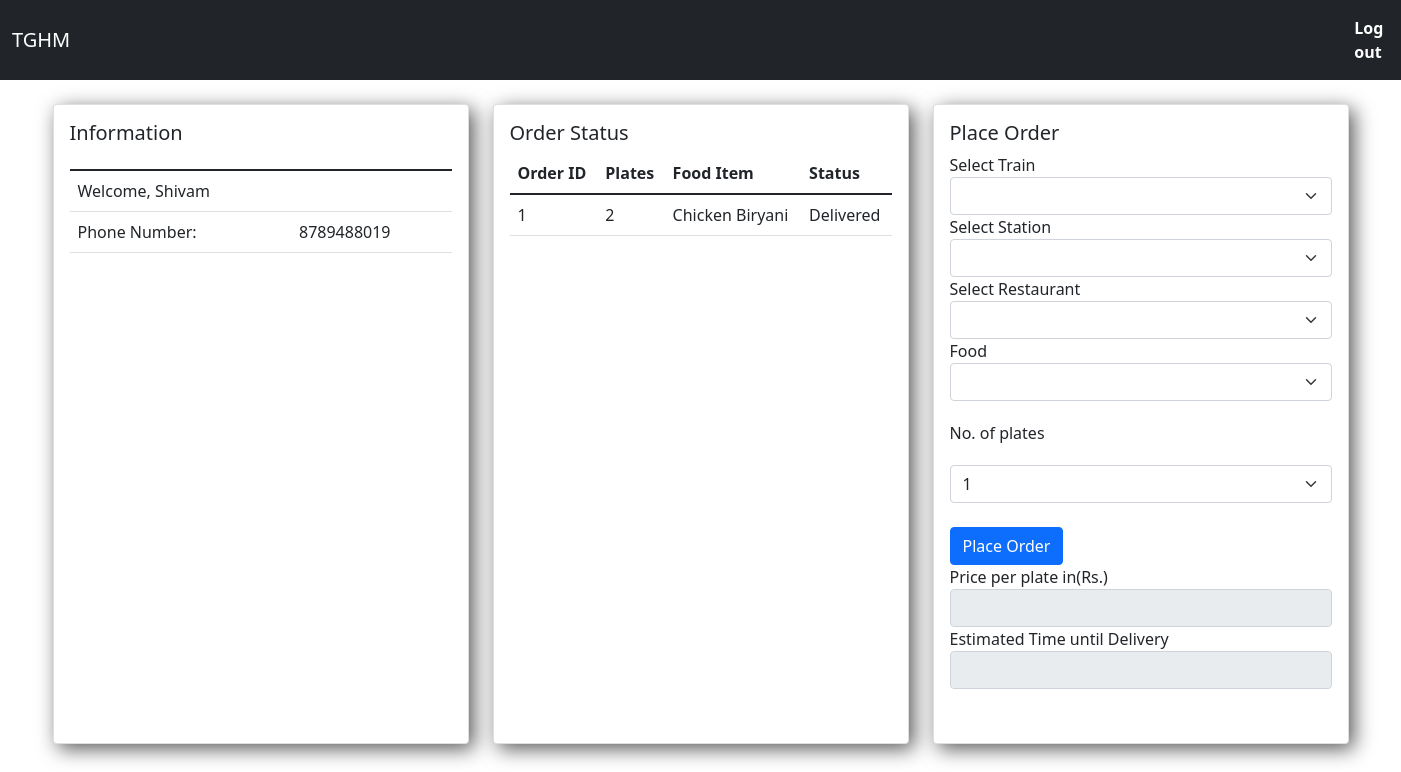
The page /customer/dashboard/1 on the database its author committed.
### customer/models.py (models this page shows, shortened)
class Customer(models.Model):
    username = models.CharField(max_length= 20)
    password = models.CharField(max_length= 20)
    phone_number = models.CharField(max_length= 10, default = 0)

class Orders(models.Model):
    food_item = models.IntegerField()
    restaurant = models.ForeignKey(Restaurant, on_delete= models.CASCADE, default=None)
    customer = models.ForeignKey(Customer, on_delete= models.CASCADE, default=None)
    plates=models.IntegerField(default=1)
    time = models.DateTimeField(default= datetime.now())
    status = models.IntegerField(default=0)

### restaurant/models.py (models this page shows, shortened)
class FoodItem(models.Model):
    name = models.CharField(max_length=40)
    price = models.IntegerField()
    f_time = models.IntegerField()
    restaurant = models.ForeignKey(Restaurant, on_delete=models.CASCADE)

### customer/views.py (the view)
# urls.py: path('dashboard/<int:customer_id>',views.dashboard,name='dashboard'),
def dashboard(request, customer_id):
    customer = Customer.objects.get(id=customer_id)
    order_list  = Orders.objects.filter(customer=customer)
    context = {'order_list': order_list, 'customer': customer, 'train_list': Train.objects.all(), 'food_list': FoodItem.objects.all()}
    return render(request, 'customer/dashboard.html', context)

### customer/templates/customer/dashboard.html (shortened to what this page needs)
<!doctype html>
<html lang="en">
<head>
    <link href="https://cdn.jsdelivr.net/npm/bootstrap@5.1.3/dist/css/bootstrap.min.css" rel="stylesheet"
>
</head>
<body>
    <nav class="navbar navbar-expand-lg navbar-dark bg-dark">
        <div class="container-fluid">
            <a class="navbar-brand" >TGHM</a>
            <div class="collapse navbar-collapse" id="navbarNav">
                <ul class="navbar-nav">
                    <li class="nav-item">
                        <a class="nav-link active" aria-current="page" href="/" style="margin-left: 1260px;"><b>Log out</b></a>
                    </li>
                </ul>
            </div>
        </div>
    </nav><br>
    <div class="container">
        <div class="row">
            <div class="col-lg-4">
                <div class="card">
                    <div class="card-body">
                        <h5 class="card-title">Information</h5>
                        <div class="card-text">
                            <table class="table">
                                <thead>
                                    <tr>
                                        <th scope="col"></th>
                                        <th scope="col"></th>
                                    </tr>
                                </thead>
                                <tbody>
                                    <tr>
                                        <td>Welcome, {{customer.username}}</td>
                                        <td></td>
                                    </tr>
                                    <tr>
                                        <td>Phone Number: </td>
                                        <td>{{customer.phone_number}}</td>
                                    </tr>
                                </tbody>
                            </table>
                        </div>
                    </div>
                </div>
            </div>
            <div class="col-lg-4">
                <div class="card">
                    <div class="card-body">
                        <h5 class="card-title">Order Status</h5>
                        <div class="card-text">
                            <table class="table">
                                <thead>
                                    <tr>
                                        <th scope="col">Order ID</th>
                                        <th scope="col">Plates</th>
                                        <th scope="col">Food Item</th>
                                        <th scope="col">Status</th>
                                    </tr>
                                </thead>
                                <tbody>
                                    {% for order in order_list %}
                                    <tr>
                                        <td>{{order.id}}</td>
                                        <td>{{order.plates}}</td>
                                        {% for food in food_list %}
                                        {% if food.id == order.food_item %}
                                            <td>{{food.name}}</td>
                                        {% endif %}
                                        {% endfor %}
                                        {% if order.status == 0 %}
                                        <td>Pending</td>
                                        {% elif order.status == 1 %}
                                        <td><a class="btn btn-primary" href="/customer/change_status/{{order.id}}">Order Accepted(Click to confirm delivery)</a></td>
                                        {% else %}
                                        <td>Delivered</td>
                                        {% endif %}
                                    </tr>
                                    {% endfor %}
                                </tbody>
                            </table>
                        </div>
                    </div>
                </div>
            </div>
            <div class="col-lg-4">
                <div class="card">
                    <div class="card-body">
                        <h5 class="card-title">Place Order</h5>
                        <div class="card-text">
                            <form action="/customer/place_order/{{customer.id}}" method="post">
                                <label>Select Train</label>
                                <select class="form-select" onchange="fetch_station()" id="train" name="train"
                                    aria-label="Default select example">
                                    <option selected></option>
                                    {% for train in train_list %}
                                    <option value="{{train.id}}">{{train.name}}</option>
                                    {% endfor %}
                                </select>
                                <label>Select Station</label>
                                <select class="form-select" id="current_station" name="current_station"
                                    aria-label="Default select example">
                                    <option selected></option>
                                </select>
                                <label>Select Restaurant</label>
                                <select onchange="fetch_food(this)" class="form-select" id="restaurant" name="restaurant"
                                    aria-label="Default select example">
                                    <option selected></option>
                                </select>
                                <label>Food</label>
                                <select onchange="calculate(this)" class="form-select" id="food" name="food"
                                    aria-label="Default select example">
                                    <option selected></option>
                                </select>
                                <label style="margin-top:20px;margin-bottom:20px;">No. of plates</label>
                                <select class ="form-select"  id="plates" name="plates">
                                  <option value="1">1</option>
                                </select>
                                <br><input type="submit" class="btn btn-primary" value="Place Order">
                                <div class="form-group">
                                    <label for="exampleFormControlTextarea1">Price per plate in(Rs.)</label>
                                    <input type="text" class="form-control" id="price" name="price" disabled>
                                </div>
                                <div class="form-group">
                                    <label for="exampleFormControlTextarea1">Estimated Time until Delivery</label>
                                    <input type="text" class="form-control" id="time" name="time" disabled>
                                </div>
                            </form>
                        </div>
                    </div>
                </div>
            </div>
        </div>
    </div>
</body>
</html>

### customer/templates/customer/dashboard.html (style rules this page uses)
.card { height: 80vh; box-shadow: 5px 5px 20px rgb(90, 90, 90); overflow:scroll; }
body { overflow: hidden; background-image: url('https://images.pexels.com/photos/531880/pexels-photo-531880.jpeg?auto=compress&cs=tinysrgb&w=1260&h=750&dpr=2'); }

### rows shown on the page
Customer: username "Shivam", phone_number "8789488019"
Orders: id "1", plates "2", status "Delivered"
FoodItem: name "Chicken Biryani"
